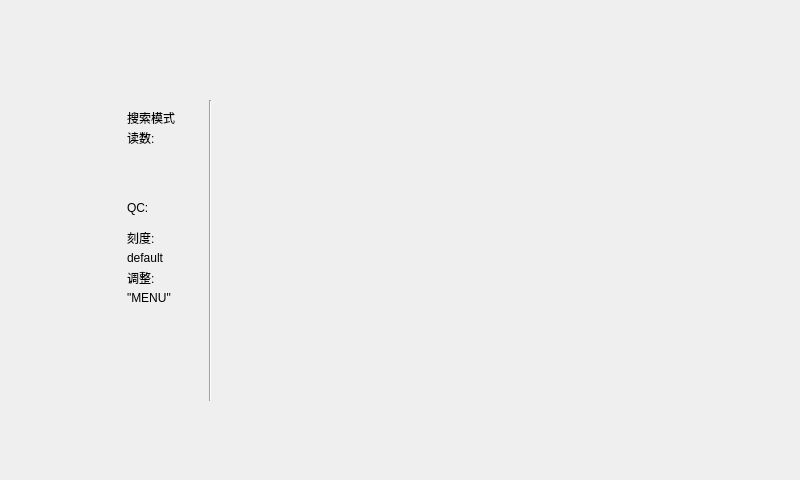
<?xml version="1.0" encoding="UTF-8"?>
<ui version="4.0">
 <class>SreachMode</class>
 <widget class="QMainWindow" name="SreachMode">
  <property name="geometry">
   <rect>
    <x>0</x>
    <y>0</y>
    <width>800</width>
    <height>480</height>
   </rect>
  </property>
  <property name="sizePolicy">
   <sizepolicy hsizetype="Fixed" vsizetype="Fixed">
    <horstretch>0</horstretch>
    <verstretch>0</verstretch>
   </sizepolicy>
  </property>
  <property name="windowTitle">
   <string>MainWindow</string>
  </property>
  <widget class="QWidget" name="centralwidget">
   <widget class="QLabel" name="statusLabel">
    <property name="geometry">
     <rect>
      <x>127</x>
      <y>170</y>
      <width>51</width>
      <height>31</height>
     </rect>
    </property>
    <property name="styleSheet">
     <string notr="true"/>
    </property>
    <property name="text">
     <string/>
    </property>
    <property name="wordWrap">
     <bool>true</bool>
    </property>
   </widget>
   <widget class="QLabel" name="adjustDataLabel">
    <property name="geometry">
     <rect>
      <x>127</x>
      <y>290</y>
      <width>61</width>
      <height>16</height>
     </rect>
    </property>
    <property name="styleSheet">
     <string notr="true"/>
    </property>
    <property name="text">
     <string>&quot;MENU&quot;</string>
    </property>
   </widget>
   <widget class="QLabel" name="adjustLabel">
    <property name="geometry">
     <rect>
      <x>127</x>
      <y>270</y>
      <width>61</width>
      <height>16</height>
     </rect>
    </property>
    <property name="styleSheet">
     <string notr="true"/>
    </property>
    <property name="text">
     <string>调整:</string>
    </property>
   </widget>
   <widget class="QLabel" name="scaleDataLabel">
    <property name="geometry">
     <rect>
      <x>127</x>
      <y>250</y>
      <width>61</width>
      <height>16</height>
     </rect>
    </property>
    <property name="text">
     <string>default</string>
    </property>
   </widget>
   <widget class="QLabel" name="scaleLabel">
    <property name="geometry">
     <rect>
      <x>127</x>
      <y>230</y>
      <width>61</width>
      <height>16</height>
     </rect>
    </property>
    <property name="styleSheet">
     <string notr="true"/>
    </property>
    <property name="text">
     <string>刻度:</string>
    </property>
   </widget>
   <widget class="QLabel" name="qcDataLabel">
    <property name="geometry">
     <rect>
      <x>127</x>
      <y>210</y>
      <width>61</width>
      <height>16</height>
     </rect>
    </property>
    <property name="text">
     <string/>
    </property>
   </widget>
   <widget class="QLabel" name="qcLabel">
    <property name="geometry">
     <rect>
      <x>127</x>
      <y>200</y>
      <width>61</width>
      <height>16</height>
     </rect>
    </property>
    <property name="styleSheet">
     <string notr="true"/>
    </property>
    <property name="text">
     <string>QC:</string>
    </property>
   </widget>
   <widget class="QLabel" name="fieldDataLabel">
    <property name="geometry">
     <rect>
      <x>127</x>
      <y>150</y>
      <width>81</width>
      <height>16</height>
     </rect>
    </property>
    <property name="text">
     <string/>
    </property>
   </widget>
   <widget class="QLabel" name="fieldLabel">
    <property name="geometry">
     <rect>
      <x>127</x>
      <y>130</y>
      <width>71</width>
      <height>16</height>
     </rect>
    </property>
    <property name="styleSheet">
     <string notr="true"/>
    </property>
    <property name="text">
     <string>读数:</string>
    </property>
   </widget>
   <widget class="QLabel" name="modeLabel">
    <property name="geometry">
     <rect>
      <x>127</x>
      <y>110</y>
      <width>101</width>
      <height>16</height>
     </rect>
    </property>
    <property name="styleSheet">
     <string notr="true"/>
    </property>
    <property name="text">
     <string>搜索模式</string>
    </property>
    <property name="wordWrap">
     <bool>true</bool>
    </property>
   </widget>
   <widget class="Line" name="line">
    <property name="geometry">
     <rect>
      <x>200</x>
      <y>100</y>
      <width>20</width>
      <height>301</height>
     </rect>
    </property>
    <property name="autoFillBackground">
     <bool>false</bool>
    </property>
    <property name="orientation">
     <enum>Qt::Vertical</enum>
    </property>
   </widget>
   <widget class="QWidget" name="popUpMenu" native="true">
    <property name="geometry">
     <rect>
      <x>360</x>
      <y>390</y>
      <width>171</width>
      <height>131</height>
     </rect>
    </property>
   </widget>
  </widget>
 </widget>
 <resources/>
 <connections/>
</ui>
